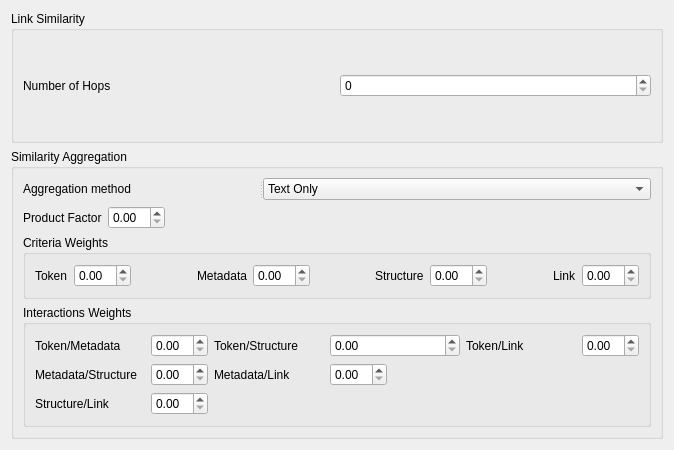
<?xml version="1.0" encoding="UTF-8"?>
<ui version="4.0">
 <class>Specific</class>
 <widget class="QWidget" name="Specific">
  <property name="geometry">
   <rect>
    <x>0</x>
    <y>0</y>
    <width>674</width>
    <height>450</height>
   </rect>
  </property>
  <property name="windowTitle">
   <string>specific</string>
  </property>
  <layout class="QGridLayout" name="gridLayout_2">
   <item row="0" column="0">
    <widget class="QGroupBox" name="groupBox">
     <property name="title">
      <string>Link Similarity</string>
     </property>
     <layout class="QHBoxLayout" name="horizontalLayout">
      <item>
       <widget class="QLabel" name="label">
        <property name="text">
         <string>Number of Hops</string>
        </property>
       </widget>
      </item>
      <item>
       <widget class="QSpinBox" name="NbHops"/>
      </item>
     </layout>
    </widget>
   </item>
   <item row="1" column="0">
    <widget class="QGroupBox" name="groupBox_2">
     <property name="title">
      <string>Similarity Aggregation</string>
     </property>
     <layout class="QVBoxLayout" name="verticalLayout">
      <item>
       <widget class="QSplitter" name="splitter">
        <property name="orientation">
         <enum>Qt::Horizontal</enum>
        </property>
        <widget class="QLabel" name="label_2">
         <property name="text">
          <string>Aggregation method</string>
         </property>
        </widget>
        <widget class="QComboBox" name="SimType">
         <property name="toolTip">
          <string>The similarity measure can be the classical cosine between the vectors (textual) or the one of the tensor space model.</string>
         </property>
         <property name="whatsThis">
          <string>&lt;html&gt;&lt;head/&gt;&lt;body&gt;&lt;p&gt;Choose the&lt;span style=&quot; font-weight:600;&quot;&gt;similarity measure&lt;/span&gt; that will be used.&lt;/p&gt;&lt;p&gt;The &lt;span style=&quot; font-style:italic;&quot;&gt;tensor space model&lt;/span&gt; measure computes a similarity based on the different concepts categories where the elements are indexed (textual, metadata, semantic and link). Each category have its own measure, such as the adapted cosine between the vectors in this space. &lt;/p&gt;&lt;/body&gt;&lt;/html&gt;</string>
         </property>
         <item>
          <property name="text">
           <string>Text Only</string>
          </property>
         </item>
         <item>
          <property name="text">
           <string>Sum</string>
          </property>
         </item>
         <item>
          <property name="text">
           <string>Product</string>
          </property>
         </item>
         <item>
          <property name="text">
           <string>2-Additive Choquet Integral</string>
          </property>
         </item>
        </widget>
       </widget>
      </item>
      <item>
       <layout class="QHBoxLayout" name="horizontalLayout_13">
        <item>
         <widget class="QLabel" name="FactorText">
          <property name="text">
           <string>Product Factor</string>
          </property>
         </widget>
        </item>
        <item>
         <widget class="QDoubleSpinBox" name="Factor"/>
        </item>
        <item>
         <spacer name="horizontalSpacer_4">
          <property name="orientation">
           <enum>Qt::Horizontal</enum>
          </property>
          <property name="sizeHint" stdset="0">
           <size>
            <width>40</width>
            <height>20</height>
           </size>
          </property>
         </spacer>
        </item>
       </layout>
      </item>
      <item>
       <widget class="QGroupBox" name="Criteria">
        <property name="title">
         <string>Criteria Weights</string>
        </property>
        <layout class="QHBoxLayout" name="horizontalLayout_8">
         <item>
          <layout class="QHBoxLayout" name="horizontalLayout_2">
           <item>
            <widget class="QLabel" name="label_3">
             <property name="text">
              <string>Token</string>
             </property>
            </widget>
           </item>
           <item>
            <widget class="QDoubleSpinBox" name="Token"/>
           </item>
          </layout>
         </item>
         <item>
          <spacer name="horizontalSpacer">
           <property name="orientation">
            <enum>Qt::Horizontal</enum>
           </property>
           <property name="sizeHint" stdset="0">
            <size>
             <width>0</width>
             <height>20</height>
            </size>
           </property>
          </spacer>
         </item>
         <item>
          <layout class="QHBoxLayout" name="horizontalLayout_3">
           <item>
            <widget class="QLabel" name="label_4">
             <property name="text">
              <string>Metadata</string>
             </property>
            </widget>
           </item>
           <item>
            <widget class="QDoubleSpinBox" name="Metadata"/>
           </item>
          </layout>
         </item>
         <item>
          <spacer name="horizontalSpacer_2">
           <property name="orientation">
            <enum>Qt::Horizontal</enum>
           </property>
           <property name="sizeHint" stdset="0">
            <size>
             <width>15</width>
             <height>20</height>
            </size>
           </property>
          </spacer>
         </item>
         <item>
          <layout class="QHBoxLayout" name="horizontalLayout_4">
           <item>
            <widget class="QLabel" name="label_5">
             <property name="text">
              <string>Structure</string>
             </property>
            </widget>
           </item>
           <item>
            <widget class="QDoubleSpinBox" name="Structure"/>
           </item>
          </layout>
         </item>
         <item>
          <spacer name="horizontalSpacer_3">
           <property name="orientation">
            <enum>Qt::Horizontal</enum>
           </property>
           <property name="sizeHint" stdset="0">
            <size>
             <width>0</width>
             <height>20</height>
            </size>
           </property>
          </spacer>
         </item>
         <item>
          <layout class="QHBoxLayout" name="horizontalLayout_5">
           <item>
            <widget class="QLabel" name="label_6">
             <property name="text">
              <string>Link</string>
             </property>
            </widget>
           </item>
           <item>
            <widget class="QDoubleSpinBox" name="Link"/>
           </item>
          </layout>
         </item>
        </layout>
       </widget>
      </item>
      <item>
       <widget class="QGroupBox" name="Interactions">
        <property name="title">
         <string>Interactions Weights</string>
        </property>
        <layout class="QGridLayout" name="gridLayout">
         <item row="0" column="0">
          <layout class="QHBoxLayout" name="horizontalLayout_6">
           <item>
            <widget class="QLabel" name="label_7">
             <property name="sizePolicy">
              <sizepolicy hsizetype="Fixed" vsizetype="Preferred">
               <horstretch>0</horstretch>
               <verstretch>0</verstretch>
              </sizepolicy>
             </property>
             <property name="minimumSize">
              <size>
               <width>110</width>
               <height>0</height>
              </size>
             </property>
             <property name="text">
              <string>Token/Metadata</string>
             </property>
            </widget>
           </item>
           <item>
            <widget class="QDoubleSpinBox" name="TokenMetadata"/>
           </item>
          </layout>
         </item>
         <item row="0" column="1">
          <layout class="QHBoxLayout" name="horizontalLayout_7">
           <item>
            <widget class="QLabel" name="label_8">
             <property name="sizePolicy">
              <sizepolicy hsizetype="Fixed" vsizetype="Preferred">
               <horstretch>0</horstretch>
               <verstretch>0</verstretch>
              </sizepolicy>
             </property>
             <property name="minimumSize">
              <size>
               <width>110</width>
               <height>0</height>
              </size>
             </property>
             <property name="text">
              <string>Token/Structure</string>
             </property>
            </widget>
           </item>
           <item>
            <widget class="QDoubleSpinBox" name="TokenStructure"/>
           </item>
          </layout>
         </item>
         <item row="0" column="2">
          <layout class="QHBoxLayout" name="horizontalLayout_9">
           <item>
            <widget class="QLabel" name="label_9">
             <property name="sizePolicy">
              <sizepolicy hsizetype="Fixed" vsizetype="Preferred">
               <horstretch>0</horstretch>
               <verstretch>0</verstretch>
              </sizepolicy>
             </property>
             <property name="minimumSize">
              <size>
               <width>110</width>
               <height>0</height>
              </size>
             </property>
             <property name="text">
              <string>Token/Link</string>
             </property>
            </widget>
           </item>
           <item>
            <widget class="QDoubleSpinBox" name="TokenLink"/>
           </item>
          </layout>
         </item>
         <item row="2" column="0">
          <layout class="QHBoxLayout" name="horizontalLayout_10">
           <item>
            <widget class="QLabel" name="label_10">
             <property name="sizePolicy">
              <sizepolicy hsizetype="Fixed" vsizetype="Preferred">
               <horstretch>0</horstretch>
               <verstretch>0</verstretch>
              </sizepolicy>
             </property>
             <property name="minimumSize">
              <size>
               <width>110</width>
               <height>0</height>
              </size>
             </property>
             <property name="text">
              <string>Metadata/Structure</string>
             </property>
            </widget>
           </item>
           <item>
            <widget class="QDoubleSpinBox" name="MetadataStructure"/>
           </item>
          </layout>
         </item>
         <item row="2" column="1" colspan="2">
          <layout class="QHBoxLayout" name="horizontalLayout_11">
           <item>
            <widget class="QLabel" name="label_11">
             <property name="sizePolicy">
              <sizepolicy hsizetype="Fixed" vsizetype="Preferred">
               <horstretch>0</horstretch>
               <verstretch>0</verstretch>
              </sizepolicy>
             </property>
             <property name="minimumSize">
              <size>
               <width>110</width>
               <height>0</height>
              </size>
             </property>
             <property name="text">
              <string>Metadata/Link</string>
             </property>
            </widget>
           </item>
           <item>
            <widget class="QDoubleSpinBox" name="MetadataLink"/>
           </item>
           <item>
            <spacer name="horizontalSpacer_5">
             <property name="orientation">
              <enum>Qt::Horizontal</enum>
             </property>
             <property name="sizeHint" stdset="0">
              <size>
               <width>40</width>
               <height>20</height>
              </size>
             </property>
            </spacer>
           </item>
          </layout>
         </item>
         <item row="3" column="0">
          <layout class="QHBoxLayout" name="horizontalLayout_12">
           <item>
            <widget class="QLabel" name="label_12">
             <property name="sizePolicy">
              <sizepolicy hsizetype="Fixed" vsizetype="Preferred">
               <horstretch>0</horstretch>
               <verstretch>0</verstretch>
              </sizepolicy>
             </property>
             <property name="minimumSize">
              <size>
               <width>110</width>
               <height>0</height>
              </size>
             </property>
             <property name="text">
              <string>Structure/Link</string>
             </property>
            </widget>
           </item>
           <item>
            <widget class="QDoubleSpinBox" name="StructureLink"/>
           </item>
          </layout>
         </item>
         <item row="3" column="1">
          <spacer name="horizontalSpacer_6">
           <property name="orientation">
            <enum>Qt::Horizontal</enum>
           </property>
           <property name="sizeHint" stdset="0">
            <size>
             <width>40</width>
             <height>20</height>
            </size>
           </property>
          </spacer>
         </item>
        </layout>
       </widget>
      </item>
     </layout>
    </widget>
   </item>
  </layout>
 </widget>
 <resources/>
 <connections/>
</ui>
